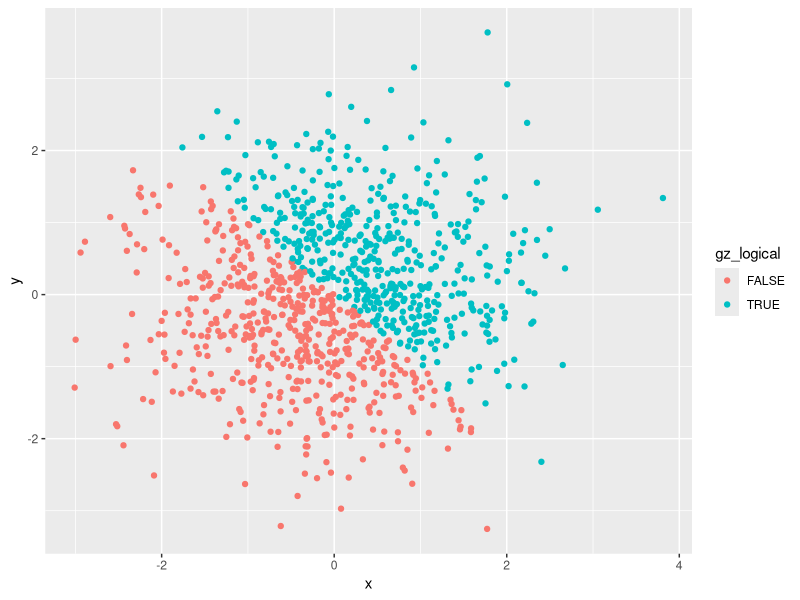
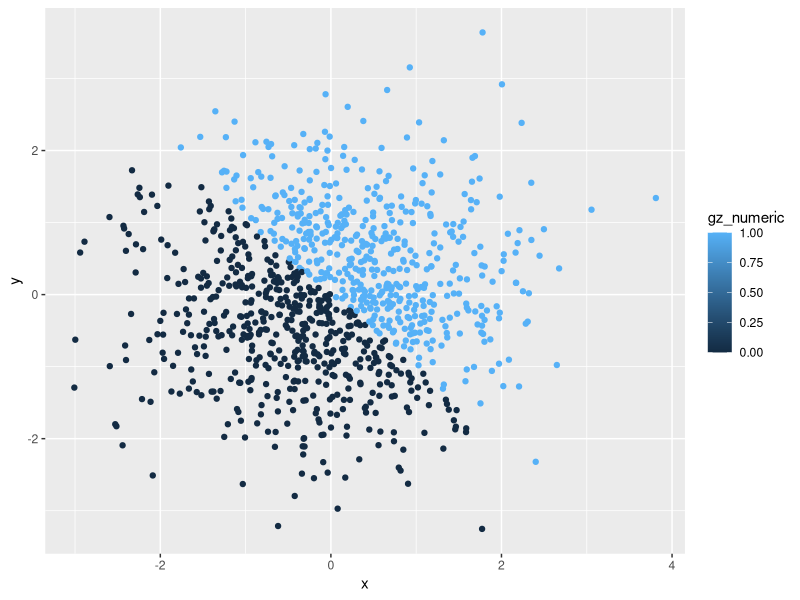
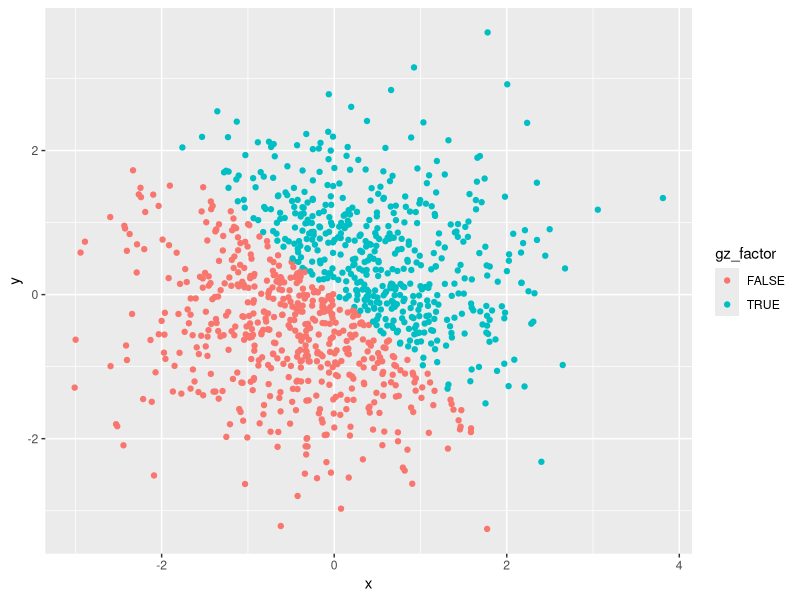
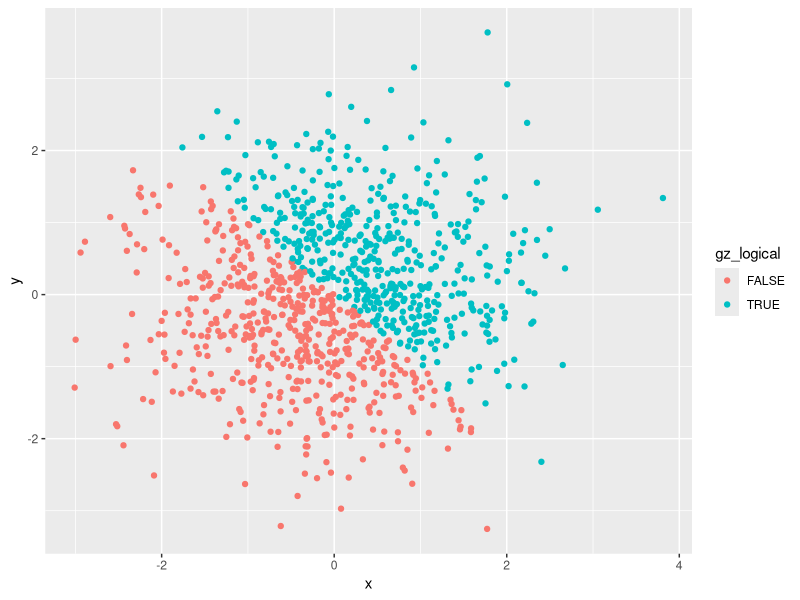

Source code (R) for these figures, in order:
## ---- chunk 1
library(tidyverse)
## ---- chunk 2
set.seed(1)

df_p1 = tibble(
  vec_numeric = runif(10, 1, 5),
  vec_logical = vec_numeric > 2,
  vec_char = c('Malaria', 'Ebola Virus', 'Influenza', 'MRSA', 'Poliovirus', 'Dengue', 'E. Coli', 'Measles', 'VZV', 'MERS'),
  vec_factor = factor(c('Parasite', 'Virus', 'Virus', 'Bacteria', 'Virus', 'Virus', 'Bacteria', 'Virus', 'Virus', 'Virus'))
)
## ---- chunk 3
mean(df_p1$vec_numeric)
mean(df_p1$vec_logical)
mean(df_p1$vec_char)
mean(df_p1$vec_factor)
## ---- chunk 4
set.seed(1)

df_p2 = tibble(
  x = rnorm(1000),
  y = rnorm(1000),
  gz_logical = x + y > 0,
  gz_numeric = as.numeric(gz_logical),
  gz_factor = as.factor(gz_logical)
)
## ---- chunk 5
ggplot(df_p2, aes(x, y, color = gz_logical)) + geom_point()
## ---- chunk 6
ggsave("./Plot_1.pdf")
## ---- chunk 7
ggplot(df_p2, aes(x, y, color = gz_numeric)) + geom_point()
## ---- chunk 8
ggplot(df_p2, aes(x, y, color = gz_factor)) + geom_point()
